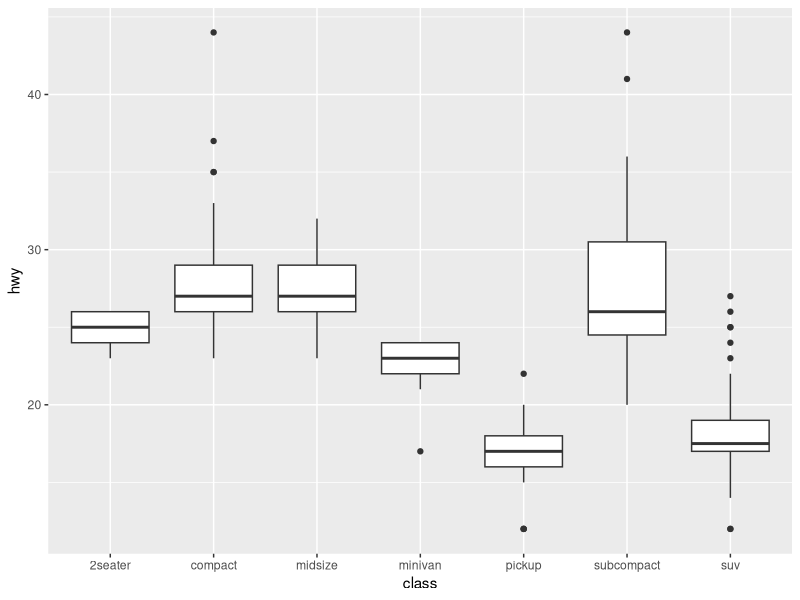
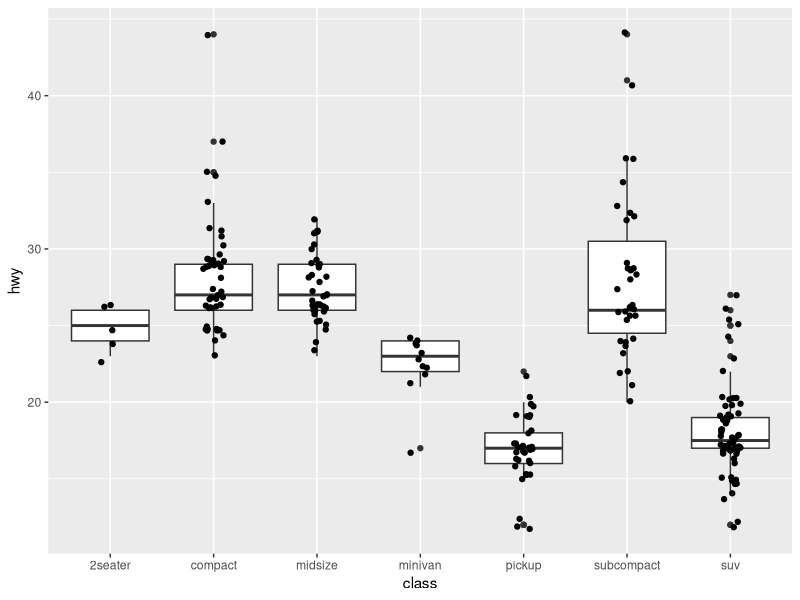
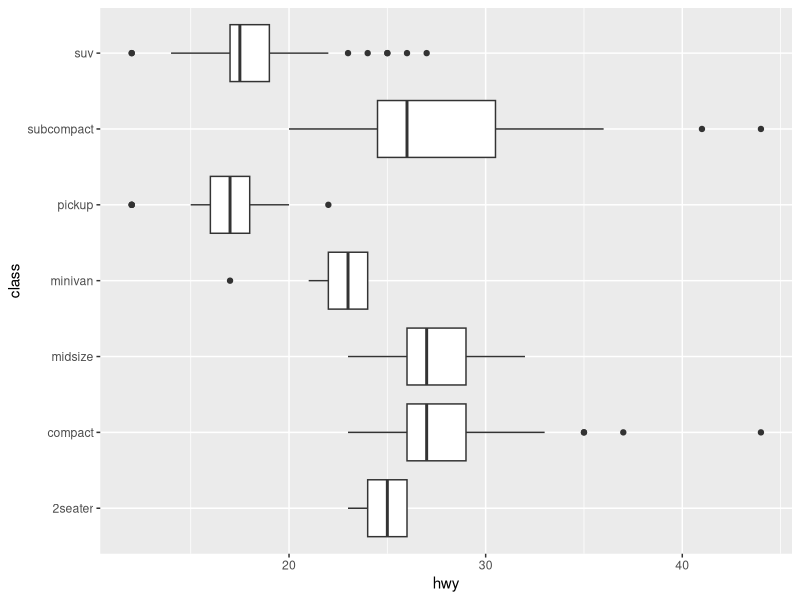
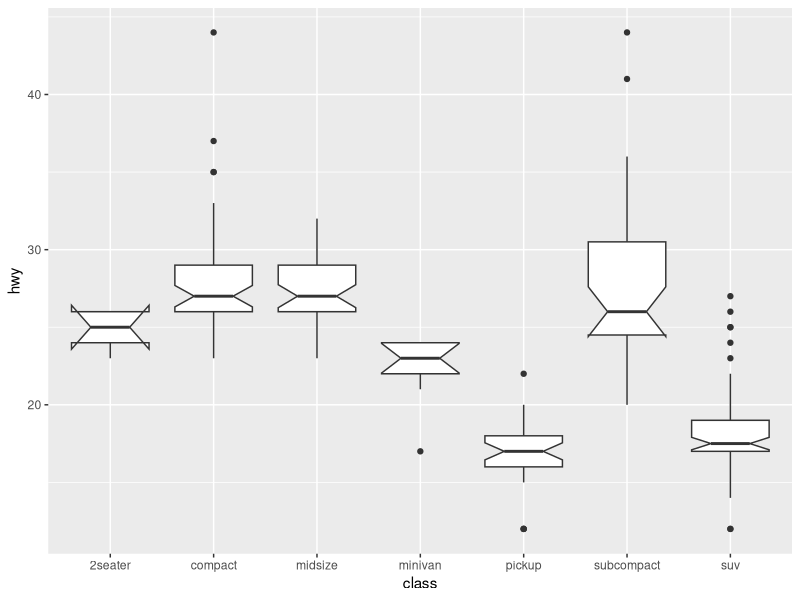
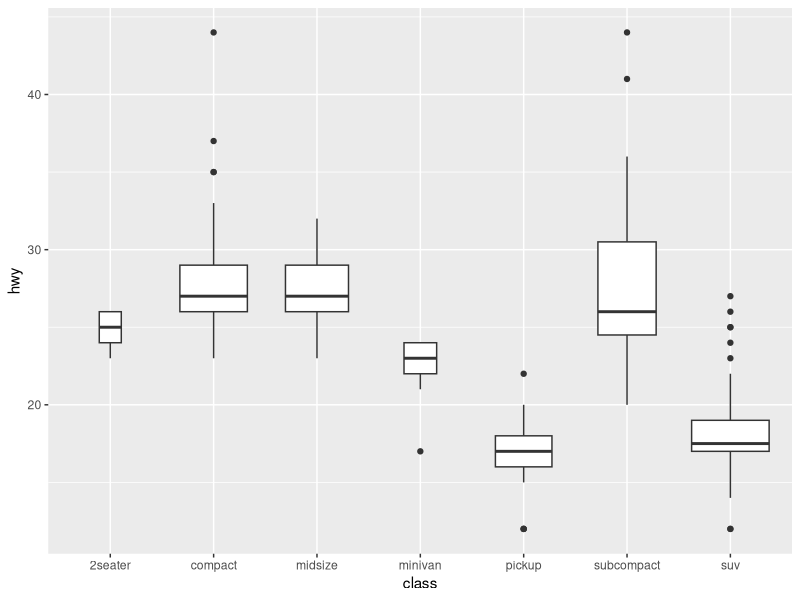
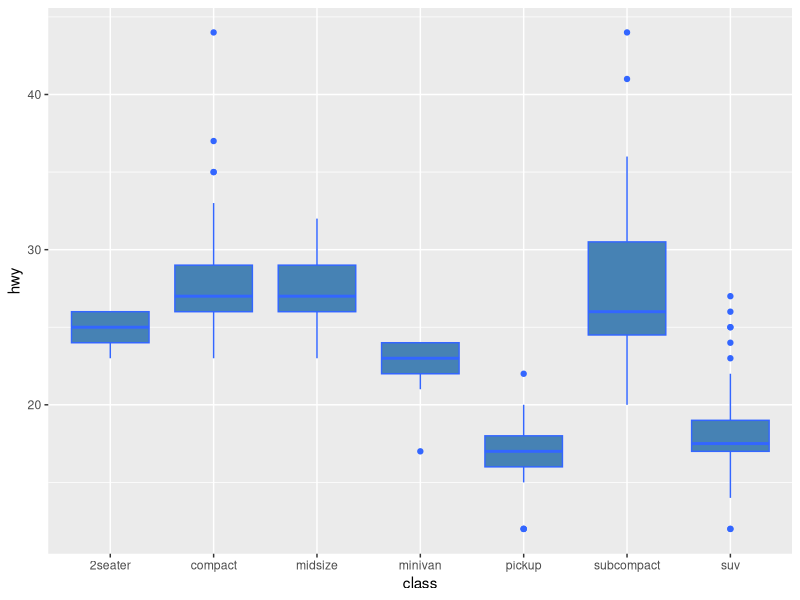
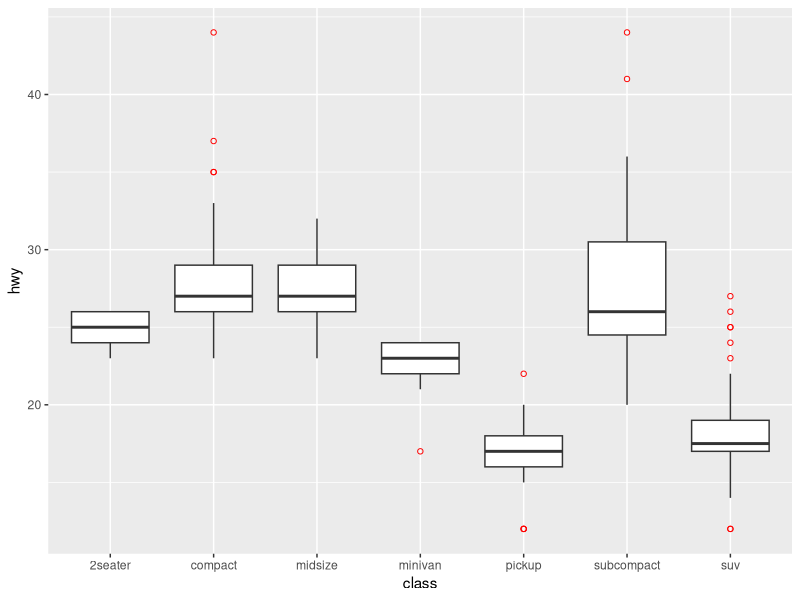
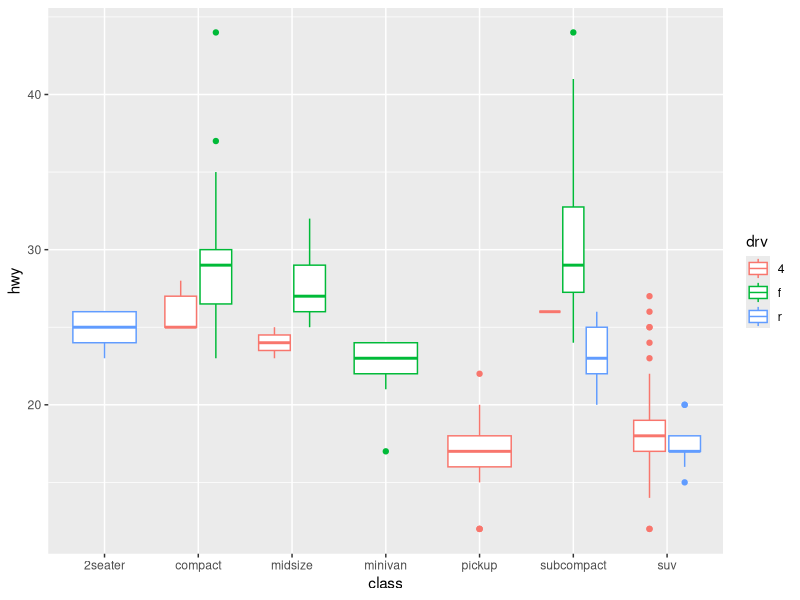

The R script that drew these images, in order:
## ---- chunk 1

## ---- chunk 2
library(ggplot2)
mpg
p <- ggplot(mpg, aes(class, hwy))
p + geom_boxplot()
## ---- chunk 3
p + geom_boxplot() + geom_jitter(width = 0.1)
## ---- chunk 4
p + geom_boxplot() + coord_flip()
## ---- chunk 5
p + geom_boxplot(notch = TRUE)
## ---- chunk 6
p + geom_boxplot(varwidth = TRUE)
## ---- chunk 7
p + geom_boxplot(fill = "steelblue", colour = "#3366FF")
## ---- chunk 8
p + geom_boxplot(outlier.colour = "red", outlier.shape = 1)
## ---- chunk 9
p + geom_boxplot(aes(colour = drv))
## ---- chunk 10
head(diamonds)
ggplot(diamonds, aes(carat, price)) +
  geom_boxplot()
## ---- chunk 11
ggplot(diamonds, aes(carat, price)) +
  geom_boxplot(aes(group = cut_width(carat, 0.25)))
## ---- chunk 12
ggplot(diamonds, aes(carat, price)) +
  geom_boxplot(aes(group = cut_width(carat, 0.25)), outlier.alpha = 0.1)
## ---- chunk 13
ggplot(mpg,aes(x=manufacturer,y=displ,fill=manufacturer))+geom_boxplot(outlier.shape = 19,outlier.size = 2,outlier.color ="red" )+
  labs(x="xlab is displ",y="ylab",title="title is manufacturer vs displ")+
  coord_flip()
## ---- chunk 14
ggplot(mpg,aes(x=manufacturer,y=displ))+geom_boxplot(fill="steelblue",outlier.shape = 19,outlier.size = 2,outlier.color ="red" )+
  labs(x="xlab is displ",y="ylab",title="title is manufacturer vs displ")+
  coord_flip()
## ---- chunk 15
ggplot(mpg,aes(x=manufacturer,y=displ))+geom_boxplot(fill="steelblue",varwidth=TRUE,outlier.shape = 19,outlier.size = 2,outlier.color ="red" )+
  labs(x="xlab is displ",y="ylab",title="title is manufacturer vs displ")+
  geom_hline(yintercept=4,color="red",linetype="dashed")+
  stat_summary(fun.y = "mean",geom="point",color="orange",size=2)
  
## ---- chunk 16
mpg
## ---- chunk 17
ggplot(mpg,aes(x=displ,color=manufacturer))+geom_density()
## ---- chunk 18
ggplot(mpg,aes(x=displ,color=manufacturer))+geom_density()+facet_wrap("fl")
## ---- chunk 19
ggplot(mpg,aes(x=displ,color=manufacturer))+geom_density()+facet_grid(drv~fl)
## ---- chunk 20
ggplot(mpg,aes(x=displ,y=cty,shape=fl))+geom_point()
## ---- chunk 21
ggplot(diamonds, aes(x=carat, y=price, color=depth)) +geom_point()+scale_color_gradient(low="white",high = "royalblue")      #steelblue
## ---- chunk 22
ggplot(diamonds, aes(x=carat, y=price, color=clarity)) + geom_point() + scale_color_brewer(palette = 1)
## ---- chunk 23
diamonds
## ---- chunk 24
ggplot(diamonds, aes(x=price)) + geom_histogram(colour="steelblue")
## ---- chunk 25
ggplot(diamonds, aes(x=price, color=clarity)) + geom_density()+theme_bw()
## ---- chunk 26
ggplot(diamonds, aes(x=price, color=clarity)) + geom_density()+theme_light()
## ---- chunk 27
ggplot(diamonds, aes(x=clarity))+geom_bar()
## ---- chunk 28
set.seed(1234)
dat <- data.frame(cond = factor(rep(c("A","B"), each=200)), 
                   rating = c(rnorm(200),rnorm(200, mean=.8)))
# View first few rows
head(dat)
#>   cond     rating
#> 1    A -1.2070657
#> 2    A  0.2774292
#> 3    A  1.0844412
#> 4    A -2.3456977
#> 5    A  0.4291247
#> 6    A  0.5060559

# Histogram overlaid with kernel density curve
ggplot(dat , aes(x=rating)) + 
    geom_histogram(aes(y=..density..),      # Histogram with density instead of count on y-axis
                   binwidth=.5,
                   colour="black", fill="steelblue") +
    geom_density(alpha=.2)  # Overlay with transparent density plot
## ---- chunk 29
# Overlaid histograms
ggplot(dat, aes(x=rating, fill=cond)) +
    geom_histogram(binwidth=.5, alpha=.5, position="identity")

# Interleaved histograms
ggplot(dat, aes(x=rating, fill=cond)) +
        geom_histogram(binwidth=.5, position="dodge")

# Stacked histograms
ggplot(dat, aes(x=rating, fill=cond)) +
        geom_histogram(binwidth=.5, position="stack")


# Density plots
ggplot(dat, aes(x=rating, colour=cond)) + geom_density()

# Density plots with semi-transparent fill
ggplot(dat, aes(x=rating, fill=cond)) + geom_density(alpha=.3)
## ---- chunk 30
# Find the mean of each group
library(plyr)
cdat <- ddply(dat, "cond", summarise, rating.mean=mean(rating))
cdat
#>   cond rating.mean
#> 1    A -0.05775928
#> 2    B  0.87324927

# Overlaid histograms with means
ggplot(dat, aes(x=rating, fill=cond)) +
    geom_histogram(binwidth=.5, alpha=.5, position="identity") +
    geom_vline(data=cdat, aes(xintercept=rating.mean,  colour=cond),
               linetype="dashed", size=1)

# Density plots with means
ggplot(dat, aes(x=rating, colour=cond)) +
    geom_density() +
    geom_vline(data=cdat, aes(xintercept=rating.mean,  colour=cond),
               linetype="dashed", size=1)
## ---- chunk 31
#Using facets:

ggplot(dat, aes(x=rating)) + geom_histogram(binwidth=.5, colour="black", fill="white") + 
    facet_grid(cond ~ .)

# With mean lines, using cdat from above
ggplot(dat, aes(x=rating)) + geom_histogram(binwidth=.5, colour="black", fill="white") + 
    facet_grid(cond ~ .) +
    geom_vline(data=cdat, aes(xintercept=rating.mean),
               linetype="dashed", size=1, colour="red")
## ---- chunk 32
# A basic box plot
ggplot(dat, aes(x=cond, y=rating)) + geom_boxplot()

# A basic box with the conditions colored
ggplot(dat, aes(x=cond, y=rating, fill=cond)) + geom_boxplot()

# The above adds a redundant legend. With the legend removed:
ggplot(dat, aes(x=cond, y=rating, fill=cond)) + geom_boxplot() +
    guides(fill=FALSE)

# With flipped axes
ggplot(dat, aes(x=cond, y=rating, fill=cond)) + geom_boxplot() + 
    guides(fill=FALSE) + coord_flip()
## ---- chunk 33
# Add a diamond at the mean, and make it larger
ggplot(dat, aes(x=cond, y=rating)) + geom_boxplot() +
    stat_summary(fun.y=mean, geom="point", shape=5, size=4)
## ---- chunk 34
library(datasets)
data(airquality)

airquality_trimmed <- airquality[which(airquality$Month == 7 |
                                       airquality$Month == 8 |
                                       airquality$Month == 9), ]
airquality_trimmed$Temp.f <- factor(ifelse(airquality_trimmed$Temp > mean(airquality_trimmed$Temp), 1, 0),
                                    labels = c("Low temp", "High temp"))
p10 <- ggplot(airquality_trimmed, aes(x = factor(Month), y = Ozone, fill = Temp.f)) +
        geom_boxplot(alpha=0.7) +
        scale_y_continuous(name = "Mean ozone in\nparts per billion",
                           breaks = seq(0, 175, 25),
                           limits=c(0, 175)) +
        scale_x_discrete(name = "Month") +
        ggtitle("Boxplot of mean ozone by month") +
        theme_bw() +
        theme(plot.title = element_text(size = 14, family = "Tahoma", face = "bold"),
              text = element_text(size = 12, family = "Tahoma"),
              axis.title = element_text(face="bold"),
              axis.text.x=element_text(size = 11),
              legend.position = "bottom") +
        scale_fill_brewer(palette = "Accent") +
        labs(fill = "Temperature")
p10
## ---- chunk 35
ggplot(diamonds, aes(x=price,fill="steelblue")) + geom_histogram()

ggplot(diamonds, aes(x=price)) + geom_histogram(fill="steelblue")
